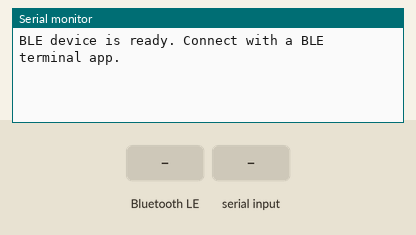
This sketch was run on a simulated ESP32. Parts: the last lines printed to the serial monitor. Inputs (shaded band) come from the test bench. Nothing arrives over Bluetooth unless stated; a phone connects over Bluetooth LE 3 s after start.

Above: at 1.2 s.
1.3 s: Bluetooth LE write "1" received
At 2.4 s:
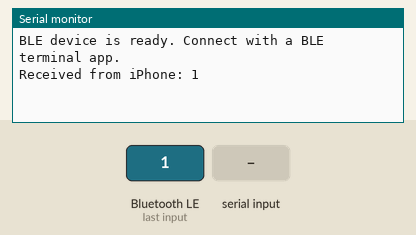
4.3 s: "1\n" received over Serial
At 5.3 s:
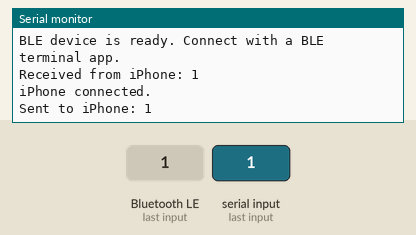

Measured:
- after the input at 1.3 s, the serial monitor: prints a new line after 0.05 s (image 1)
- after the input at 4.3 s, the serial monitor: prints a new line at once (image 2)

The sketch:

HW04.ino
```cpp
#include <BLEDevice.h>
#include <BLEServer.h>
#include <BLEUtils.h>
#include <BLE2902.h>

BLEServer* pServer = NULL;
BLECharacteristic* pCharacteristic = NULL;
bool deviceConnected = false;

#define SERVICE_UUID        "4fafc201-1fb5-459e-8fcc-c5c9c331914b"
#define CHARACTERISTIC_UUID "beb5483e-36e1-4688-b7f5-ea07361b26a8"

// iPhone → ESP32: BLE 쓰기 수신
class MyCallbacks : public BLECharacteristicCallbacks {
  void onWrite(BLECharacteristic *pCharacteristic) {
    String rxValue = String(pCharacteristic->getValue().c_str());
    if (rxValue.length() > 0) {
      Serial.print("Received from iPhone: ");
      Serial.println(rxValue);
    }
  }
};

// BLE 연결/해제 상태 콜백
class MyServerCallbacks: public BLEServerCallbacks {
    void onConnect(BLEServer* pServer) {
      deviceConnected = true;
      Serial.println("iPhone connected.");
    }

    void onDisconnect(BLEServer* pServer) {
      deviceConnected = false;
      Serial.println("iPhone disconnected.");
    }
};

void setup() {
  Serial.begin(115200);
  BLEDevice::init("AHN SUBIN");  // iPhone에서 보일 이름

  pServer = BLEDevice::createServer();
  pServer->setCallbacks(new MyServerCallbacks());

  BLEService *pService = pServer->createService(SERVICE_UUID);

  pCharacteristic = pService->createCharacteristic(
                      CHARACTERISTIC_UUID,
                      BLECharacteristic::PROPERTY_READ   |
                      BLECharacteristic::PROPERTY_WRITE  |
                      BLECharacteristic::PROPERTY_NOTIFY |
                      BLECharacteristic::PROPERTY_INDICATE
                    );

  pCharacteristic->addDescriptor(new BLE2902());
  pCharacteristic->setCallbacks(new MyCallbacks());  // 쓰기 수신 콜백 등록
  pCharacteristic->setValue("Hello from ESP32");

  pService->start();

  BLEAdvertising *pAdvertising = BLEDevice::getAdvertising();
  pAdvertising->start();

  Serial.println("BLE device is ready. Connect with a BLE terminal app.");
}

void loop() {
  // ESP32 → iPhone : Serial 입력 → BLE notify 전송
  if (deviceConnected && Serial.available()) {
    String input = Serial.readStringUntil('\n');
    input.trim();  // 줄바꿈 제거
    if (input.length() > 0) {
      pCharacteristic->setValue(input.c_str());
      pCharacteristic->notify();  // Notify 전송
      Serial.println("Sent to iPhone: " + input);
    }
  }

  delay(10);
}
```
